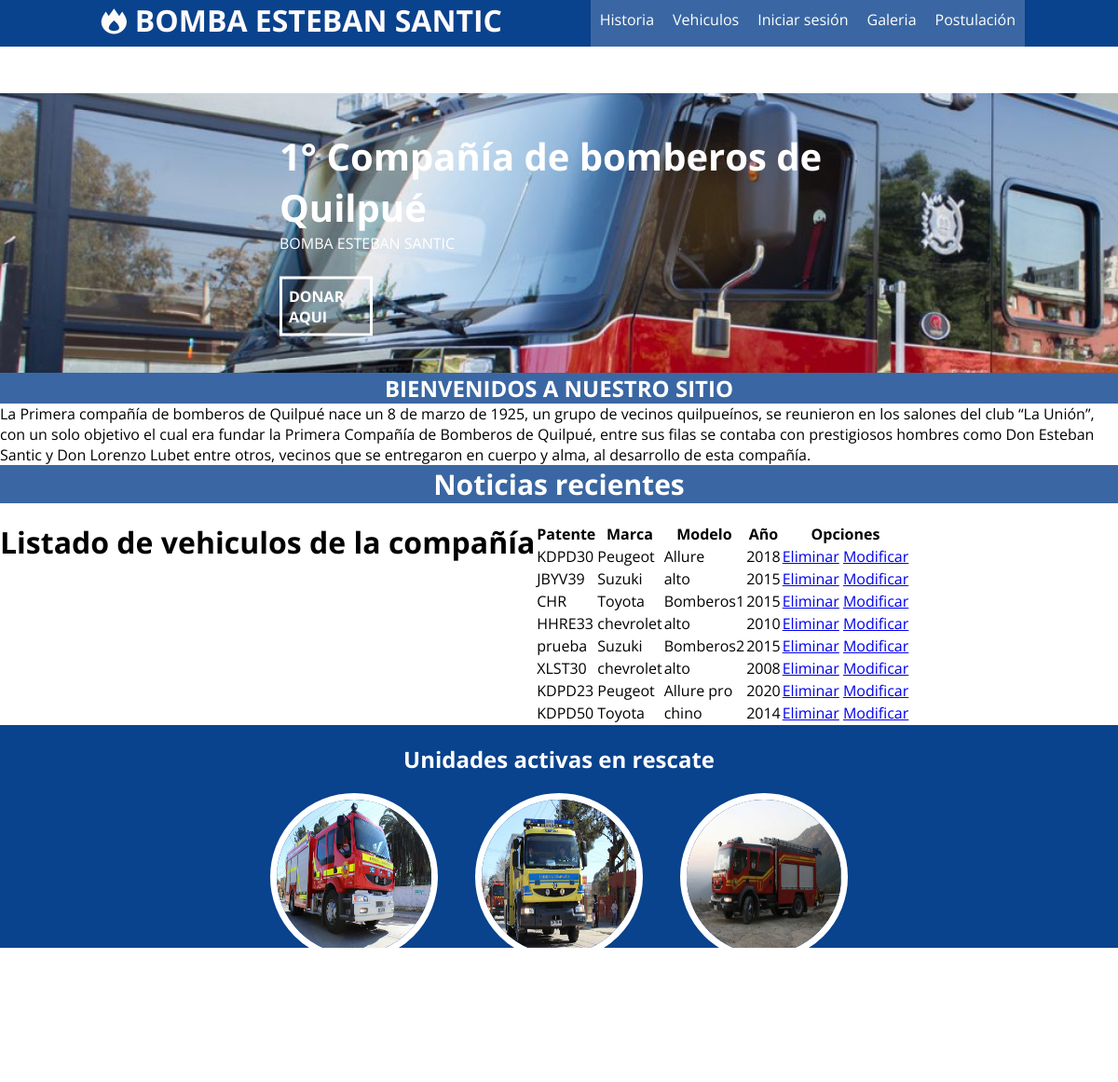
Screenshot of /listar_automoviles/ with the database file from the repository.
### blog/models.py (models this page shows, shortened)
class Automovil(models.Model):
    patente = models.CharField(max_length=10, unique=True)
    modelo = models.CharField(max_length=50)
    anio = models.IntegerField(verbose_name='año')
    marca = models.ForeignKey(Marca, on_delete=models.CASCADE)
    class Meta:
        verbose_name = "Automovil"
        verbose_name_plural = "Automoviles"

class Marca(models.Model):
    nombre = models.CharField(max_length=50)
    descripcion = models.CharField(max_length=200)
    def __str__(self):
        return self.nombre

### blog/views.py (the view)
# urls.py: path('listar_automoviles/', views.listar_automoviles, name="listar_autmoviles"),
def listar_automoviles(request):
    autos = Automovil.objects.all()
    return render(request, 'blog/listar_automoviles.html', {
        'autos': autos
    })

### blog/templates/blog/listar_automoviles.html (shortened to what this page needs)
{% extends "blog/base.html" %}
{% block content %}
     {% load static %}
    <h1>Listado de vehiculos de la compañía</h1>
    <table>
        <tr>
            <th>Patente</th>
            <th>Marca</th>
            <th>Modelo</th>
            <th>Año</th>
            <th>
                Opciones
            </th>
        </tr>
        {% for a in autos %}
            <tr>
                <td>{{a.patente}}</td>
                <td>{{a.marca}}</td>
                <td>{{a.modelo}}</td>
                <td>{{a.anio}}</td>
                <td>
                    <a href="{% url 'eliminar_automovil' a.id %}">Eliminar</a>
                    <a href="{% url 'modificar_automovil' a.id %}">Modificar</a>
                </td>
             </tr>
        {% endfor %}
    </table>
{% endblock %}

### blog/templates/blog/base.html (shortened to what this page needs)
{% load static %}
<!DOCTYPE html>
<html lang="en">
{% load pwa %}
<head>
{% load static %}
    <link rel="stylesheet" href="{% static 'blog/css/fontello.css' %}">
    <link rel="stylesheet" href="{% static 'blog/css/formulario.css' %}">
    <link rel="stylesheet" href="{% static 'blog/css/banner.css' %}">
    <link rel="stylesheet" href="{% static 'blog/css/menu.css' %}">
    <link rel="stylesheet" href="{% static 'blog/css/style.css' %}">
    <link rel="stylesheet" href="{% static 'blog/css/carrousel.css' %}">
<body>
 <header>
     <div class="contenedor">
         <h1 class="icon-fire-station">BOMBA ESTEBAN SANTIC</h1>
         <nav class="menu">
            <a href="" target="#">Historia</a>
            <a href="{% url 'vehiculos'%}" target="#">Vehiculos </a>
            {% if user.is_authenticated %}
            <a href="#">Usuario: {{ user.username }}</a>
            <a href="{% url 'logout' %}">Cerrar sesión</a>
            {% else %}
            <a href="{% url 'login' %}">Iniciar sesión</a>
            {% endif %}
            <a href="{% url 'galeria'%}">Galeria</a>
            <a href="{% url 'formulario'%}">Postulación</a>
         </nav>
     </div>
    </header>
    <main>
        <section id="banner">
            <img src="{% static 'blog/imagenes/Bomberos_equipo.jpg' %}">
            <div class="contenedor2">
                <h2>1° Compañía de bomberos de Quilpué</h2>
                <p>BOMBA ESTEBAN SANTIC</p>
                <h4> <a href="#">DONAR AQUI</a> </h4>
            </div>
        </section>
        <section id= "bienvenidos">
            <h2>BIENVENIDOS A NUESTRO SITIO</h2>
            <p>La Primera compañía de bomberos de Quilpué nace un 8 de marzo de 1925, un grupo de vecinos quilpueínos, se reunieron en los salones del club “La Unión”, con un solo objetivo el cual era fundar la Primera Compañía de Bomberos de Quilpué, entre sus filas  se contaba con prestigiosos hombres como Don Esteban Santic y Don Lorenzo Lubet entre otros, vecinos que se entregaron en cuerpo y alma, al desarrollo de esta compañía.</p>
        </section>
        <section id="blog">
            <h3> Noticias recientes </h3>
        </section>
            {% block content %}
            {% endblock  %}
        <section id="info">
            <h2>Unidades activas en rescate</h2>
            <div class="contenedor4">
                <div class="info-unidad">
                    <img src="{% static 'blog/imagenes/unidad11.jpg' %}" alt="unidad11">
                    <h4>UNIDAD 11</h4>
                </div>
                <div class="info-unidad">
                    <img src="{% static 'blog/imagenes/unidad12.jpg' %}" alt="unidad12">
                    <h4>UNIDAD 12</h4>
                </div>
                <div class="info-unidad">
                    <img src="{% static 'blog/imagenes/unidad13.jpg' %}" alt="unidad13">
                    <h4>UNIDAD 13</h4>
                </div>
            </div>
        </section>
    </main>
    <footer>
        <div class="contenedor5">
            <p class="copy">Bomba Esteban Santic &copy; 2020</p>
            <div class="sociales">
                <a class="icon-facebook-official" href="#"></a>
                <a class="icon-twitter" href="#"></a>
                <a class="icon-instagram" href="#"></a>
                <a class="icon-mail" href="#"></a>
            </div>
        </div>
    </footer>
</body>
</html>

### blog/static/blog/css/formulario.css (style rules this page uses)
body { background: #fff; margin: 0; }
h3 { background: rgb(58, 103, 163); color:#fff; text-align: center; margin: 0; font-size: 30px; margin-bottom: 20px; }

### blog/static/blog/css/banner.css (style rules this page uses)
#banner { margin-top: 100px; position: relative; }
#banner img { width: 150%; height: 150%; }
#banner .contenedor2 { position: absolute; top: 50%; left: 50%; transform: translateX(-50%) translateY(-50%); color: #ffffff; }
#banner h2 { font-size: 28px; }
#banner a { display: block; width: 100px; color: #ffffff; text-decoration: none; padding: 7px; margin-top: 10px; border: 3px solid #ffffff; }
@media (min-width: 480px) { #banner h2 { font-size: 40px; } }
@media (min-width: 480px) { #banner a { margin-top: 25px; } }
@media (min-width: 768px) { #banner { height: 300px; overflow: hidden; } }
@media (min-width: 768px) { #banner img { height: auto; margin-top: -100px; } }
@media (min-width: 1024px) { #banner img { margin-top: -350px; } }

### blog/static/blog/css/menu.css (style rules this page uses)
.menu { position: absolute; top: 50px; left: 0; width: 100%; height: 100vh; background: rgb(58, 103, 163); transition: all 0.5s; transform: translateX(-100%); }
.menu a { display: block; color:#fff; height: 50px; text-decoration: none; padding: 10px; border-bottom: 1 px solid rgba(255,255,255,0.3); }
@media (min-width:1024px) { .menu { position: static; width: auto; height: auto; transform: translateX(0%); float: right; display: flex; } }
@media (min-width:1024px) { .menu a { border: none; } }

### blog/static/blog/css/style.css (style rules this page uses)
* { margin: 0; padding: 0; box-sizing: border-box; }
body { font-family: 'Open Sans', sans-serif; }
header { width: 100%; height: 50px; background: rgb(9, 66, 141); color: rgb(255, 251, 251); position: fixed; top: 0; left: 0; z-index: 100; }
.contenedor { width: 98%; margin: auto; }
h1 { float: left; }
header .contenedor { display: table; }
section { width: 100%; }
#bienvenidos { margin-top: 5%; }
#bienvenidos h2 { text-align: center; background: rgb(58, 103, 163); color: #fff; }
#bienvenidos p { margin-top: 0px; }
footer .contenedor5 { display: flex; flex-wrap: wrap; justify-content: center; padding-bottom: 25px; }
.copy { font-size: 20px; text-align: center; }
.sociales { width: 100%; text-align: center; font-size: 28px; }
.sociales a { color: #333; text-decoration: none; }
@media (min-width:768px) { .sociales { width: auto; } }
@media (min-width:768px) { footer .contenedor5 { justify-content: space-between; } }
@media (min-width:1024px) { .contenedor { width: 1000px; } }
@media (min-width:1024px) { #bienvenidos { margin-top: 0; } }

### blog/static/blog/css/blog.css (style rules this page uses)
#blog h3, h5 { text-align: center; }
#blog h3 { background: rgb(58, 103, 163); color:#fff; text-align: center; margin: 0; font-size: 30px; margin-bottom: 20px; }

### blog/static/blog/css/info.css (style rules this page uses)
#info { background: rgb(9, 66, 141); color: #fff; text-align: center; padding: 20px; }
#info .contenedor4 { display: flex; flex-wrap: wrap; justify-content: center; }
.info-unidad { margin: 20px; }
.info-unidad img { width: 180px; height: 180px; border-radius: 60%; border: 7px solid #fff; }
@media (min-width: 480px) { .info-unidad { width: 40%; } }
@media (min-width: 1024px) { .info-unidad { width: auto; } }

### rows the page displays
Automovil: patente "KDPD30", marca "Peugeot", modelo "Allure", anio "2018"
Automovil: patente "JBYV39", marca "Suzuki", modelo "alto", anio "2015"
Automovil: patente "CHR", marca "Toyota", modelo "Bomberos1", anio "2015"
Automovil: patente "HHRE33", marca "chevrolet", modelo "alto", anio "2010"
Automovil: patente "prueba", marca "Suzuki", modelo "Bomberos2", anio "2015"
Automovil: patente "XLST30", marca "chevrolet", modelo "alto", anio "2008"
Automovil: patente "KDPD23", marca "Peugeot", modelo "Allure pro", anio "2020"
Automovil: patente "KDPD50", marca "Toyota", modelo "chino", anio "2014"
